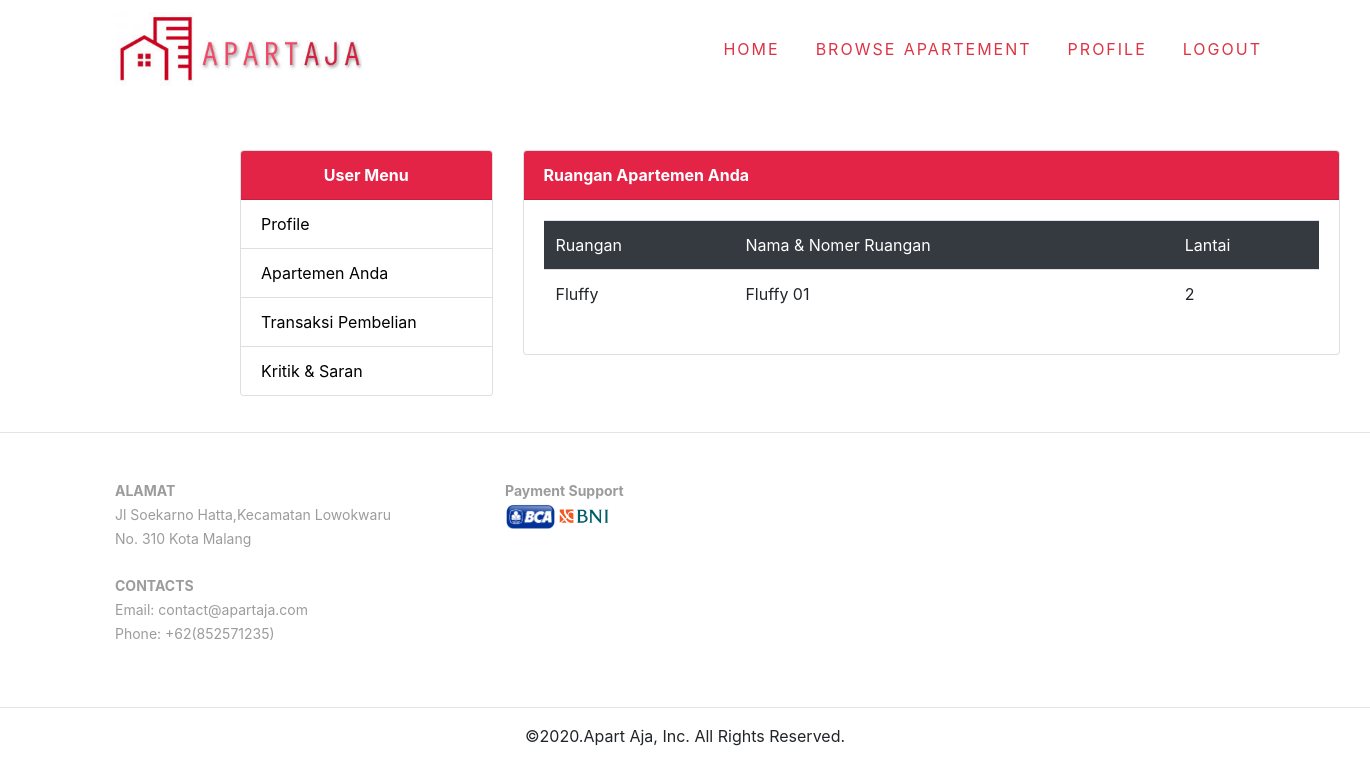
The page /profil-user.php?menu=apartemen (signed in) on the database its author committed.
### tables this page shows
CREATE TABLE `pemilik_apartemen` (
  `id_pemilik_apartemen` int(11) NOT NULL,
  `id_user` int(11) NOT NULL,
  `id_ruangan` int(11) NOT NULL,
  `nama_nomer_ruangan` varchar(255) NOT NULL,
  `lantai` int(3) NOT NULL
);

CREATE TABLE `ruangan_apartemen` (
  `id_ruangan` int(11) NOT NULL,
  `id_apartemen` int(11) NOT NULL,
  `id_pengelola` int(11) NOT NULL,
  `nama` varchar(255) NOT NULL,
  `jenis_ruangan` varchar(250) NOT NULL,
  `harga_beli` bigint(20) NOT NULL,
  `detail_ruangan` text NOT NULL,
  `sisa_ruang_apartemen` int(10) NOT NULL,
  `gambar_utama` text NOT NULL
);

### profil-user.php (the view, shortened to what this page needs)
<?php
include 'connection.php';
if (!empty($_SESSION['level']) == '1') {
    include 'header-user.php';
    if (!empty($_GET['menu'])) {
        $menu = $_GET['menu'];
    } else {
        $menu = "profil";
    }
?>
    <div class="container" style="padding: 20px; margin: 10 px auto; margin-left: 220px; margin-right: auto;margin-top:50px;">
        <div class="row" style="margin-top: 80px;">
            <div class="col-md-3">
                <div class="card">
                    <div class="card-header" style="background:#e32447;text-align: center;color:white;font-weight: bolder">
                        User Menu
                    </div>
                    <ul class="list-group list-group-flush">
                        <a href="profil-user.php" style="text-decoration: none;color: black" id="itemmenu" class="list-group-item">Profile</a>
                        <a href="profil-user.php?menu=apartemen" style="text-decoration: none;color: black" id="itemmenu" class="list-group-item">Apartemen Anda</a>
                        <a href="profil-user.php?menu=transaksi_pembelian" style="text-decoration: none;color: black" id="itemmenu" class="list-group-item">Transaksi Pembelian</a>
                        <a href="profil-user.php?menu=kritik_saran" style="text-decoration: none;color: black" id="itemmenu" class="list-group-item">Kritik & Saran</a>
                    </ul>
                </div>
            </div>
            <div class="col-md-9">
                <?php
                $id_user = $_SESSION['idUsername'];
                if ($menu == "apartemen") {
                    $queryGetApartemen2 = "SELECT * FROM pemilik_apartemen pa JOIN ruangan_apartemen r ON pa.id_ruangan = r.id_ruangan  where id_user = $id_user";
                    $executeGetApartemen2 = mysqli_query($connect, $queryGetApartemen2);
                ?>
                    <div class="card">
                        <div class="card-header" style="background:#e32447;color:white;font-weight: bold">
                            Ruangan Apartemen Anda
                        </div>
                        <?php
                        if (mysqli_num_rows($executeGetApartemen2) > 0) {
                        ?>
                            <div class="card-body">
                                <table class="table table-hover">
                                    <thead style="background-color: #343a40;color:white">
                                        <tr>
                                            <td>Ruangan</td>
                                            <td>Nama & Nomer Ruangan</td>
                                            <td>Lantai</td>
                                        </tr>
                                    </thead>
                                    <?php
                                    while ($apartemen = mysqli_fetch_array($executeGetApartemen2)) {
                                    ?>
                                        <tr>
                                            <td><?= $apartemen['nama'] ?></td>
                                            <td><?= $apartemen['nama_nomer_ruangan'] ?></td>
                                            <td><?= $apartemen['lantai'] ?></td>
                                        </tr>
                                    <?php
                                    } ?>
                                </table>
                            </div>
                        <?php
                        } else {
                        ?>
                            <div class="card-body">
                                Maaf Anda Tidak Memiliki Apartemen, silahkan beli.
                            </div>
                        <?php
                        }
                        ?>
                    </div>
                <?php
                        }
                    ?>
                        </div>
                    </div>
            </div>
    <?php
    include 'footer.php';
} else {
    ?>
        <script>
            window.location = 'login-user.php';
        </script>
    <?php
}
    ?>

### assets/mobirise/css/style.css (style rules this page uses)
html { position: relative; min-height: 100%; }

### rows shown on the page
pemilik_apartemen: id_ruangan.nama "Fluffy", nama_nomer_ruangan "Fluffy 01", lantai "2"
